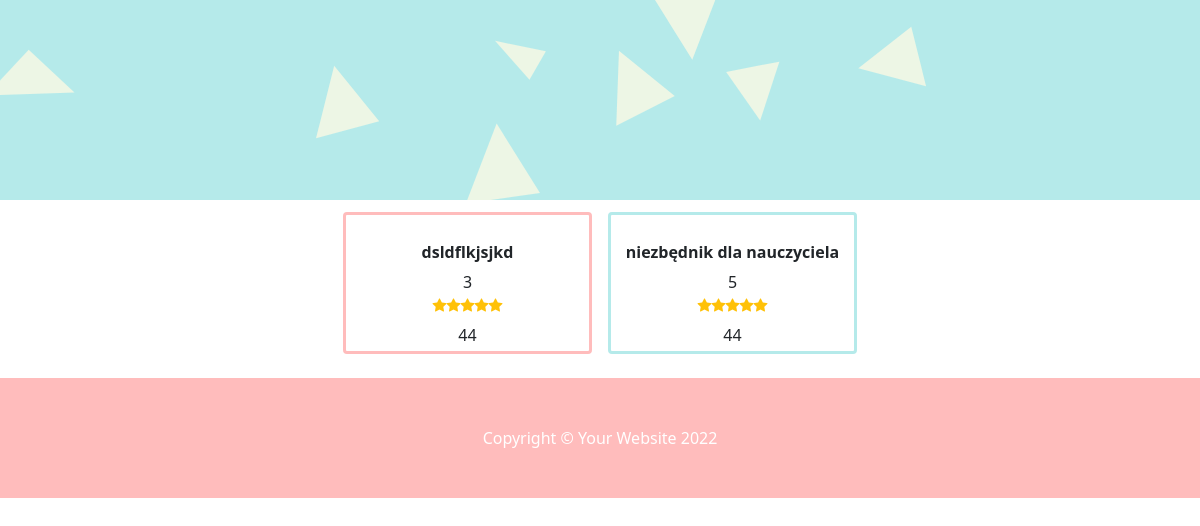
The app's page /, older data.
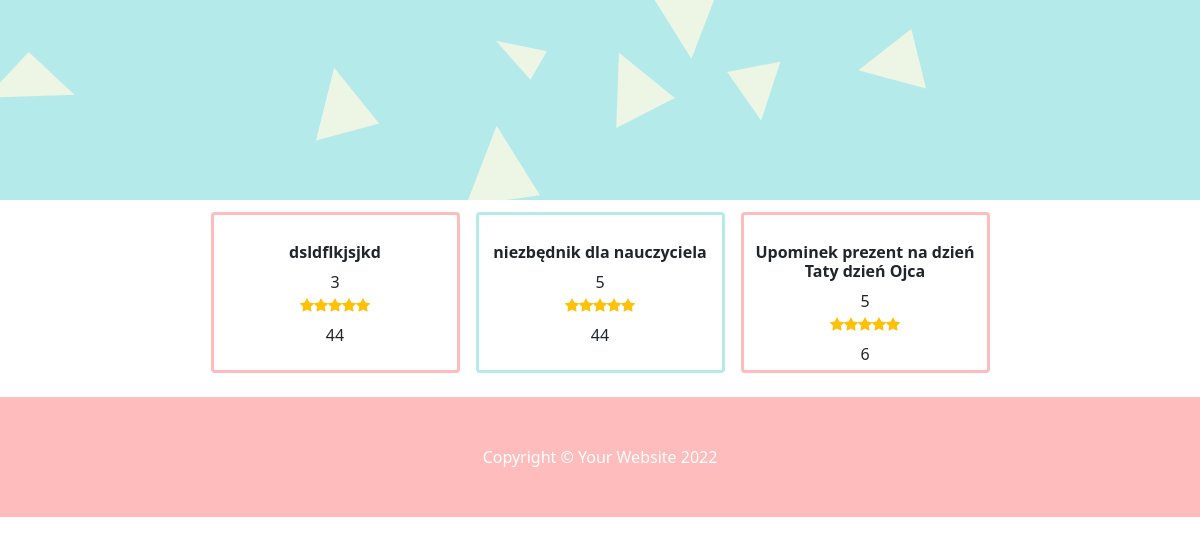
The same page, newer data.
### okazje_app/models.py (models this page shows, shortened)
class Item(models.Model):
    title = models.CharField(max_length=256)
    image = models.ImageField(null=True, blank=True)
    image_thumbnail = models.ImageField(null=True, blank=True)
    image_url = models.URLField(null=True, blank=True)
    price = models.CharField(max_length=100)
    url = models.URLField()
    description = models.TextField(null=True, blank=True)
    rating = models.CharField(max_length=256, null=True, blank=True)
    rating_count = models.IntegerField(null=True, blank=True)
    slug = models.SlugField(null=False, unique=True)

### okazje_app/views.py (the view)
# urls.py: path('', Items.as_view()),
class Items(ListView):
    model = Item
    template_name = 'okazje_app/okazje.html'
    context_object_name = 'okazje'
    paginate_by = PAGINATE_NUMBER

### okazje_app/templates/okazje_app/okazje.html (shortened to what this page needs)
{% extends 'base.html' %}
{% load static %}
{% block content %}
    <header class="py-0">
        <div
            class="p-0 text-center bg-image"
            style="
              background-image: url({% static 'assets/bg.svg' %});
              height: 200px;
            "
          >
          </div>
    </header>
    <section class="py-2">
        <div class="container px-1 px-lg-5 mt-1">
            <div class="row gx-2 gx-lg-3 row-cols-2 row-cols-md-3 row-cols-xl-4 justify-content-center">
                {% for okazja in okazje %}
                    <div class="col mb-3">
                        <div class="card h-100 " style="border-color:
                            {% if okazja.id|divisibleby:2 %}#B5EAEA{% else %}#FFBCBC{% endif %}; border-width: medium">
                            <a href="" data-bs-toggle="modal" data-bs-target="#Modal"
                               onclick="setImage(`{{ okazja.slug }}`, `{{ okazja.title }}`, `{{ okazja.url }}`)">
                            </a>
                            <div class="card-body p-1">
                                <div class="text-center">
                                    <h6 class="fw-bolder">{{ okazja.title }}</h6>
                                    {{ okazja.rating }}
                                    <div class="d-flex justify-content-center small text-warning mb-2">
                                        <div class="bi-star-fill"></div>
                                        <div class="bi-star-fill"></div>
                                        <div class="bi-star-fill"></div>
                                        <div class="bi-star-fill"></div>
                                        <div class="bi-star-fill"></div>
                                    </div>
                                    {{ okazja.price }}
                                </div>
                            </div>
                        </div>
                    </div>
                {% endfor %}
            </div>
        </div>
    </section>
    <footer class="py-5" style="background-color: #FFBCBC">
        <div class="container"><p class="m-0 text-center text-white">Copyright &copy; Your Website 2022</p></div>
    </footer>
{% endblock %}

Row changes from the older to the newer data that the page shows:
added Item: title "Upominek prezent na dzień Taty dzień Ojca", rating "5", price "6"
